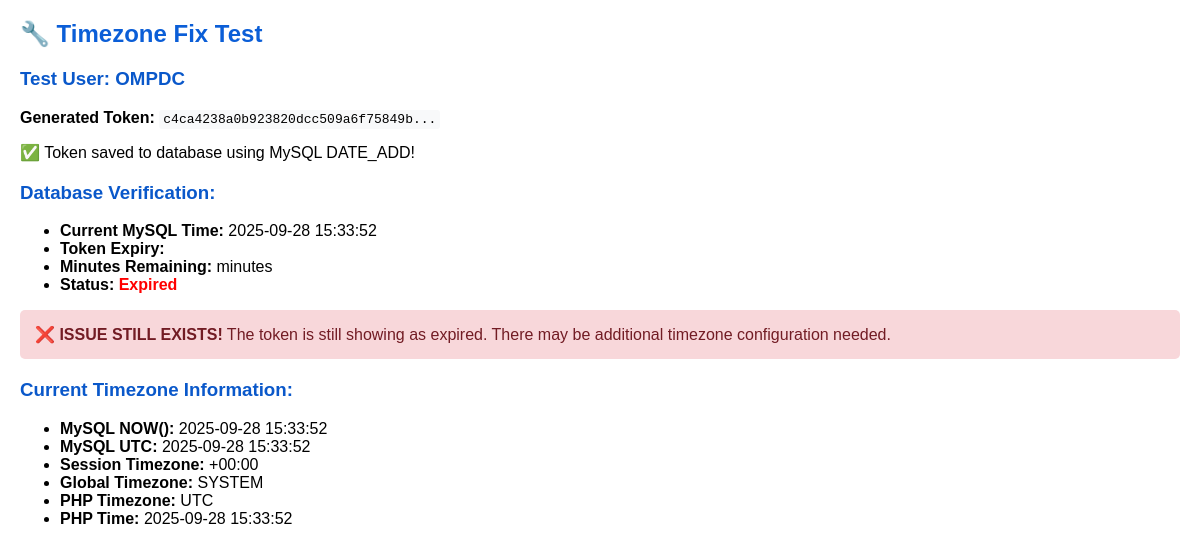
Before: /test_timezone_fix.php with the older database file.
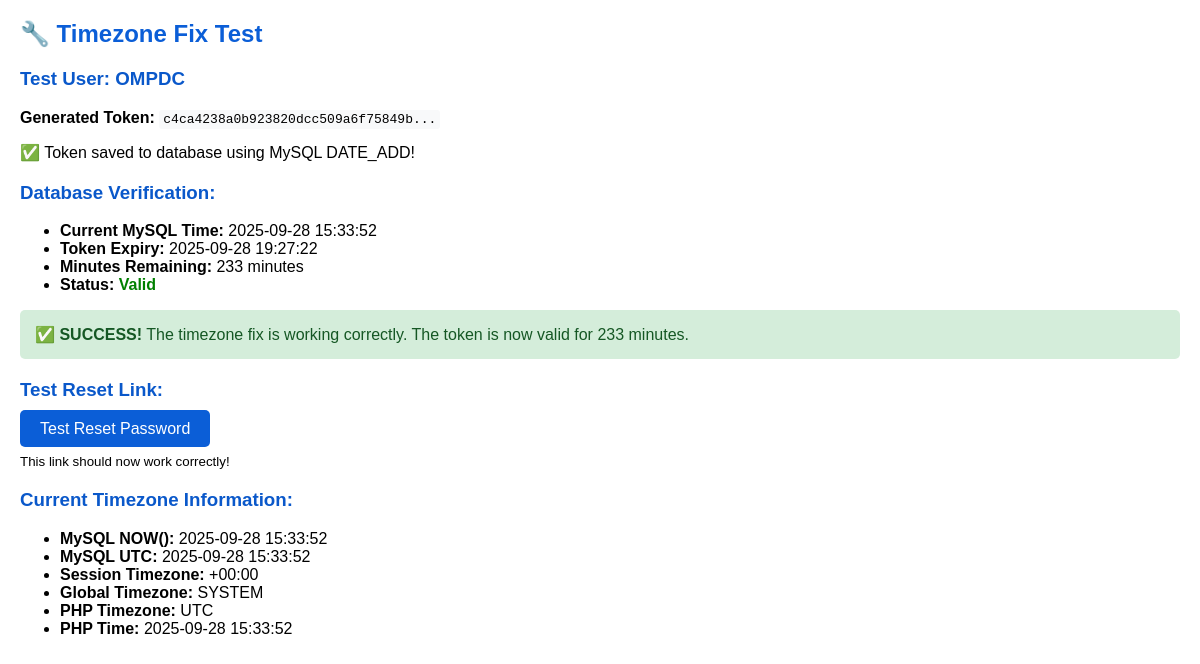
After: the same page with the newer database file.
### tables this page shows
CREATE TABLE `users` (
  `id` int(11) NOT NULL,
  `username` varchar(50) NOT NULL,
  `fullname` varchar(100) NOT NULL,
  `email` varchar(100) NOT NULL,
  `password` varchar(255) NOT NULL,
  `role` enum('super_admin','admin','user','office_user','office_admin') NOT NULL DEFAULT 'user',
  `status` enum('active','inactive','deleted') NOT NULL DEFAULT 'active',
  `created_at` timestamp NOT NULL DEFAULT current_timestamp(),
  `reset_token` varchar(255) DEFAULT NULL,
  `reset_token_expiry` datetime DEFAULT NULL,
  `office_id` int(11) DEFAULT NULL,
  `profile_picture` varchar(255) DEFAULT 'default_profile.png',
  `session_timeout` int(11) DEFAULT 1800
);

### test_timezone_fix.php (the view, shortened to what this page needs)
<?php
require_once 'connect.php';
echo "<h2>🔧 Timezone Fix Test</h2>";
$user_query = "SELECT id, username, email FROM users WHERE status = 'active' LIMIT 1";
$user_result = $conn->query($user_query);
$user = $user_result->fetch_assoc();
echo "<h3>Test User: {$user['username']}</h3>";
$token = bin2hex(random_bytes(32));
echo "<p><strong>Generated Token:</strong> <code>" . substr($token, 0, 32) . "...</code></p>";
$updateStmt = $conn->prepare("UPDATE users SET reset_token = ?, reset_token_expiry = DATE_ADD(NOW(), INTERVAL 1 HOUR) WHERE id = ?");
$updateStmt->bind_param("si", $token, $user['id']);
if ($updateStmt->execute()) {
    echo "✅ Token saved to database using MySQL DATE_ADD!<br>";
    echo "<h3>Database Verification:</h3>";
    $verifyStmt = $conn->prepare("SELECT
        reset_token,
        reset_token_expiry,
        NOW() as mysql_current_time,
        CASE WHEN reset_token_expiry > NOW() THEN 'Valid' ELSE 'Expired' END as status,
        TIMESTAMPDIFF(MINUTE, NOW(), reset_token_expiry) as minutes_remaining
        FROM users WHERE id = ?");
    $verifyStmt->bind_param("i", $user['id']);
    $verifyStmt->execute();
    $verifyResult = $verifyStmt->get_result();
    $tokenData = $verifyResult->fetch_assoc();
    echo "<ul>";
    echo "<li><strong>Current MySQL Time:</strong> {$tokenData['mysql_current_time']}</li>";
    echo "<li><strong>Token Expiry:</strong> {$tokenData['reset_token_expiry']}</li>";
    echo "<li><strong>Minutes Remaining:</strong> {$tokenData['minutes_remaining']} minutes</li>";
    echo "<li><strong>Status:</strong> <span style='color: " . ($tokenData['status'] === 'Valid' ? 'green' : 'red') . ";'><strong>{$tokenData['status']}</strong></span></li>";
    echo "</ul>";
    if ($tokenData['status'] === 'Valid') {
        echo "<div style='background: #d4edda; padding: 15px; border-radius: 5px; margin: 10px 0; color: #155724;'>";
        echo "<strong>✅ SUCCESS!</strong> The timezone fix is working correctly. The token is now valid for {$tokenData['minutes_remaining']} minutes.";
        echo "</div>";
        $protocol = (isset($_SERVER['HTTPS']) && $_SERVER['HTTPS'] === 'on') ? "https" : "http";
        $host = $_SERVER['HTTP_HOST'] ?? 'localhost';
        $scriptDir = dirname($_SERVER['SCRIPT_NAME']);
        $baseURL = $protocol . "://" . $host . $scriptDir;
        $resetURL = $baseURL . '/reset_password.php?token=' . $token;
        echo "<h3>Test Reset Link:</h3>";
        echo "<p><a href='{$resetURL}' target='_blank' style='background: #0b5ed7; color: white; padding: 10px 20px; text-decoration: none; border-radius: 5px;'>Test Reset Password</a></p>";
        echo "<p><small>This link should now work correctly!</small></p>";
    } else {
        echo "<div style='background: #f8d7da; padding: 15px; border-radius: 5px; margin: 10px 0; color: #721c24;'>";
        echo "<strong>❌ ISSUE STILL EXISTS!</strong> The token is still showing as expired. There may be additional timezone configuration needed.";
        echo "</div>";
    }
} else {
    echo "❌ Failed to save token to database.<br>";
}
echo "<h3>Current Timezone Information:</h3>";
$timezone_info = $conn->query("SELECT
    NOW() as mysql_now,
    UTC_TIMESTAMP() as mysql_utc,
    @@session.time_zone as session_timezone,
    @@global.time_zone as global_timezone
");
$tz_data = $timezone_info->fetch_assoc();
echo "<ul>";
echo "<li><strong>MySQL NOW():</strong> {$tz_data['mysql_now']}</li>";
echo "<li><strong>MySQL UTC:</strong> {$tz_data['mysql_utc']}</li>";
echo "<li><strong>Session Timezone:</strong> {$tz_data['session_timezone']}</li>";
echo "<li><strong>Global Timezone:</strong> {$tz_data['global_timezone']}</li>";
echo "<li><strong>PHP Timezone:</strong> " . date_default_timezone_get() . "</li>";
echo "<li><strong>PHP Time:</strong> " . date('Y-m-d H:i:s') . "</li>";
echo "</ul>";
?>

Changed rows visible on the page:
changed users "OMPDC": reset_token_expiry (not shown) → "2025-09-28 19:27:22"
Other visible differences:
$tokenData['minutes_remaining']: (not shown) → "233"
$tokenData['status']: "Expired" → "Valid"
text no longer shown: "❌ ISSUE STILL EXISTS! The token is still showing as expired. There may be additional timezone configuration needed."
text now shown: "✅ SUCCESS! The timezone fix is working correctly. The token is now valid for minutes. Test Reset Link: Test Reset Password This link should now work correctly!"
